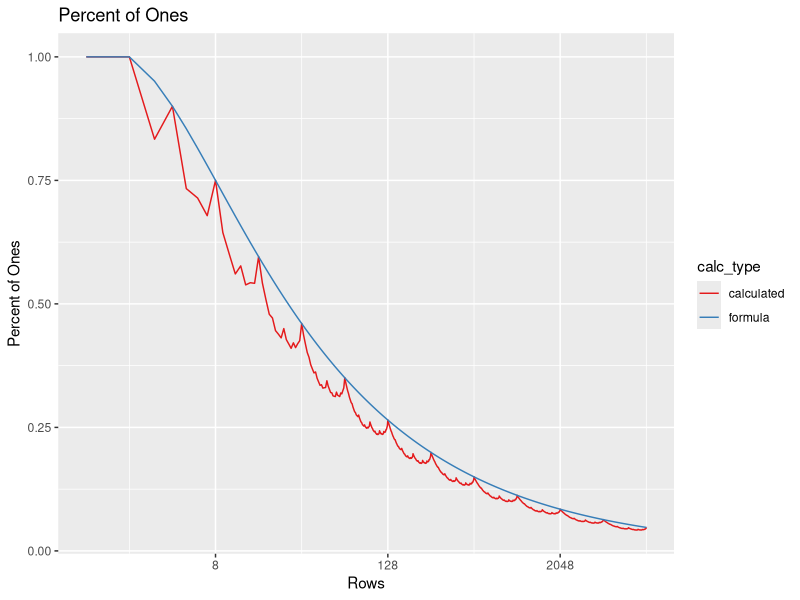

Recreate this plot in R.
# include the ggplot2 library for plotting results.
library(ggplot2)

# This function updates the row in Pascal's Triangle. Since we are only worried
# about the parity of the number, only the modulo 2 values matter.
update_row <- function(current_row) {
  updated_row <- c(1,1)
  updated_row <- append(updated_row, head(current_row,length(current_row)-1) + tail(current_row,length(current_row)-1),1)
  updated_row[length(updated_row)] <- 1
  updated_row %% 2
}

# These numbers help with calculating the number of values and number of odds
# in the current row an all rows above.
total_elements = 1
total_ones = 1

# Tells the number of rows in Pascal's Triangle to use.
num_rows <- 8192

# Creates three vectors to store the data. Each is twice as large as the number
# of rows because doesn't like to nicely plot line graphs for two separate data
# sets.
rows <- rep(1,2*num_rows)
percents <- rep(1,2*num_rows)
calc_type <- rep(c("calculated", "formula"), 2*num_rows)

# This first row of Pascal's Triange. Just a single "1".
triangle_row = c(1)

# Iterate through each row and count the numbers of "1"'s in each row. Add
# that to the current total and store the relavant information.
for(i in 2:num_rows) {
  triangle_row <- update_row(triangle_row)
  # print(triangle_row)
  total_elements <- total_elements + length(triangle_row)
  total_ones <- total_ones + sum(triangle_row)
  rows[2*i-1] <- i
  rows[2*i] <- i
  percents[2*i-1] <- total_ones / total_elements
  
  # This value is stored from the algebraic solution. This solution is only valid
  # when the row number is a power of 2.
  percents[2*i] <- (2 * i ^ (log(3,2) - 1))/(i+1)
}

# Convert the vectors to a data frame for better plotting.
output <- data.frame(rows, percents, calc_type)

# Plot the data. ggplot2 is still a mystery to me. Thank goodness for StackExchange.
ggplot(data=output, mapping=aes(x=rows, y=percents, color=calc_type), color=c("blue", "orange")) +
  geom_line() +
  labs(title="Percent of Ones", x="Rows", y="Percent of Ones", fill="Source") +
  scale_color_brewer(palette="Set1") +
  scale_x_continuous(trans = 'log2')

